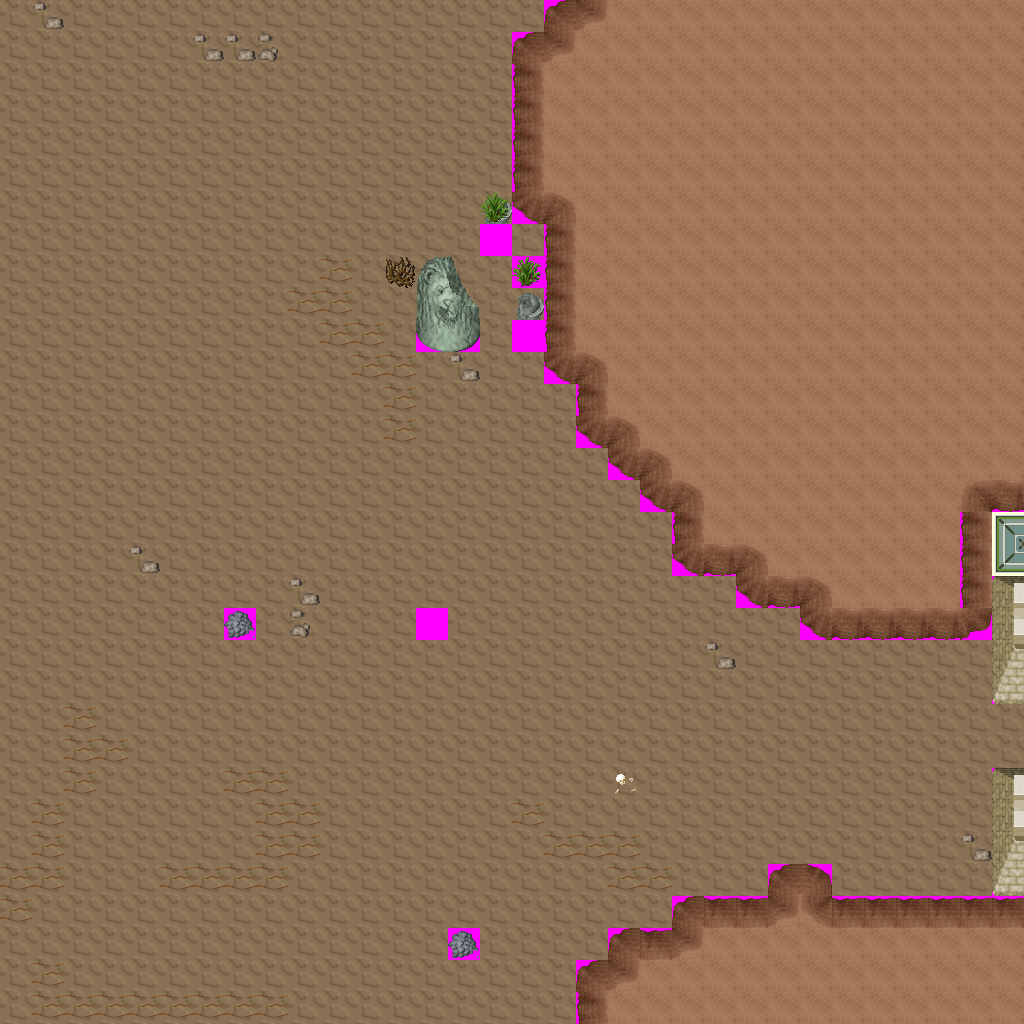

A level layout from a 2D game, rendered from its tile map. Below: a short description, then the map file with tile-grid data replaced by summaries:
An orthogonal 32x32 tile map with 32x32 px tiles, 7 tile layers (Ground, Objects, Above, Walkable, ...), 12 tilesets and 6 objects (3x newmap, from_west_0, from_east_0, from_south_0).

<map version="1.0" orientation="orthogonal" width="32" height="32" tilewidth="32" tileheight="32">
 <tileset firstgid="1" name="ground_brown" tilewidth="32" tileheight="32">
  <image source="../drawable/ground_brown.png" width="160" height="32" />
 </tileset>
 <tileset firstgid="6" name="building_wall_int_blue_green" tilewidth="32" tileheight="32">
  <image source="../drawable/building_wall_int_blue_green.png" width="128" height="128" />
 </tileset>
 <tileset firstgid="22" name="ground_rock_rocks_2" tilewidth="32" tileheight="32">
  <image source="../drawable/ground_rock_rocks_2.png" width="64" height="64" />
 </tileset>
 <tileset firstgid="26" name="item_corpse_skull_pale" tilewidth="32" tileheight="32">
  <image source="../drawable/item_corpse_skull_pale.png" width="64" height="32" />
 </tileset>
 <tileset firstgid="28" name="plant_bush_various_small" tilewidth="32" tileheight="32">
  <image source="../drawable/plant_bush_various_small.png" width="96" height="96" />
 </tileset>
 <tileset firstgid="37" name="ground_grass_edges" tilewidth="32" tileheight="32">
  <image source="../drawable/ground_grass_edges.png" width="384" height="96" />
 </tileset>
 <tileset firstgid="73" name="building_castle" tilewidth="32" tileheight="32">
  <image source="../drawable/building_castle.png" width="640" height="512" />
 </tileset>
 <tileset firstgid="393" name="ground_rock_pebbles" tilewidth="32" tileheight="32">
  <image source="../drawable/ground_rock_pebbles.png" width="32" height="96" />
 </tileset>
 <tileset firstgid="396" name="item_statue_broken_green_column" tilewidth="32" tileheight="32">
  <image source="../drawable/item_statue_broken_green_column.png" width="32" height="64" />
 </tileset>
 <tileset firstgid="398" name="item_statue_broken_lion" tilewidth="32" tileheight="32">
  <image source="../drawable/item_statue_broken_lion.png" width="64" height="96" />
 </tileset>
 <tileset firstgid="404" name="building_wall_int_sandstone" tilewidth="32" tileheight="32">
  <image source="../drawable/building_wall_int_sandstone.png" width="96" height="160" />
 </tileset>
 <tileset firstgid="419" name="walkable_sentinel" tilewidth="32" tileheight="32">
  <image source="../drawable/walkable_sentinel.png" width="32" height="32" />
 </tileset>
 <layer name="Ground" width="32" height="32">
  <data>[1024 cells, 1024 non-empty, 1 distinct tile ids]</data>
 </layer>
 <layer name="Objects" width="32" height="32">
  <data>[1024 cells, 4 non-empty, 3 distinct tile ids]</data>
 </layer>
 <layer name="Above" width="32" height="32">
  <data>[1024 cells, 6 non-empty, 5 distinct tile ids]</data>
 </layer>
 <layer name="Walkable" width="32" height="32">
  <data>[1024 cells, 345 non-empty, 1 distinct tile ids]</data>
 </layer>
 <layer name="Objects_stendhal" width="32" height="32">
  <data>[1024 cells, 397 non-empty, 26 distinct tile ids]</data>
 </layer>
 <layer name="Above_stendhal" width="32" height="32">
  <data>[1024 cells, 0 non-empty, 0 distinct tile ids]</data>
 </layer>
 <layer name="Objects_stendhal2" width="32" height="32">
  <data>[1024 cells, 0 non-empty, 0 distinct tile ids]</data>
 </layer>
 <objectgroup name="Mapevents" width="32" height="32">
  <object name="exit_east_0" type="newmap" x="992" y="704" width="32" height="64">
   <properties>
    <property name="map" value="level_1_fado_great_cave_n_e2_x3_y3" />
    <property name="place" value="from_east_0" />
   </properties>
  </object>
  <object name="exit_west_0" type="newmap" x="0" y="0" width="32" height="1024">
   <properties>
    <property name="map" value="level_1_fado_great_cave_n_e2_x1_y3" />
    <property name="place" value="from_west_0" />
   </properties>
  </object>
  <object name="exit_north_0" type="newmap" x="0" y="0" width="544" height="32">
   <properties>
    <property name="map" value="level_1_fado_great_cave_n_e2_x2_y2" />
    <property name="place" value="from_north_0" />
   </properties>
  </object>
 </objectgroup>
 <objectgroup name="Spawn" width="32" height="32">
  <object name="from_west_0" x="992" y="736" width="32" height="32" />
  <object name="from_east_0" x="0" y="512" width="32" height="32" />
  <object name="from_south_0" x="256" y="0" width="32" height="32" />
 </objectgroup>
 <objectgroup name="Keys" width="32" height="32" />
 <objectgroup name="Replace" width="32" height="32" />
</map>
